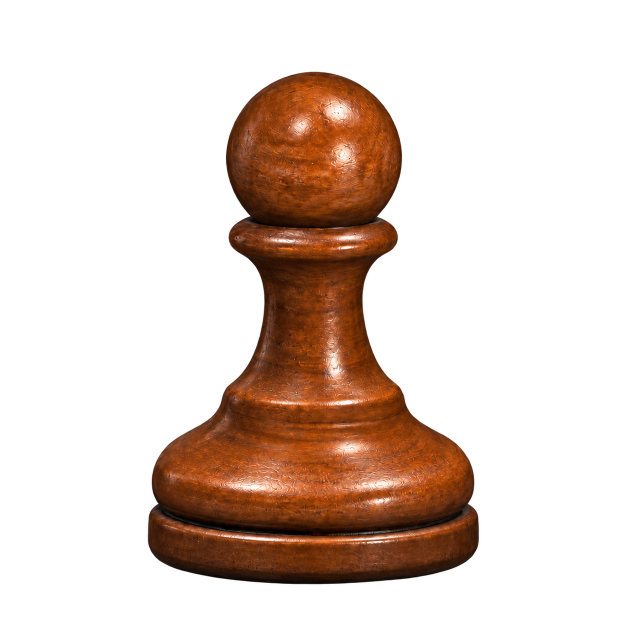
#> input picture assets/pawn/concepts/side-01-cutout.png, 1254 x 1254 px (shown at 1/2 size)
$ python measure_guide_elevation.py
#> lines starting #> are read from the running program, lines starting #| are printed output that depends on the picture; after the words box and inside, x2 and y2 are one past the last pixel; in counts of white or black regions, pixels touching at a corner belong together
"""Fit the lower foot and groove arcs in the generated side guide."""
from pathlib import Path
import hashlib
import json
import numpy as np
from PIL import Image, ImageFilter

ROOT = Path(__file__).resolve().parents[2]
guide = ROOT / "assets/pawn/concepts/side-01-cutout.png"
with Image.open(guide) as image:
#> image is the input picture: PIL image 1254x1254 RGBA; mean R, G, B, A 32.4, 15.9, 6.8, 62.6
    rgba = np.asarray(image.convert("RGBA"))
    gray = np.asarray(image.convert("L").filter(ImageFilter.GaussianBlur(3)))
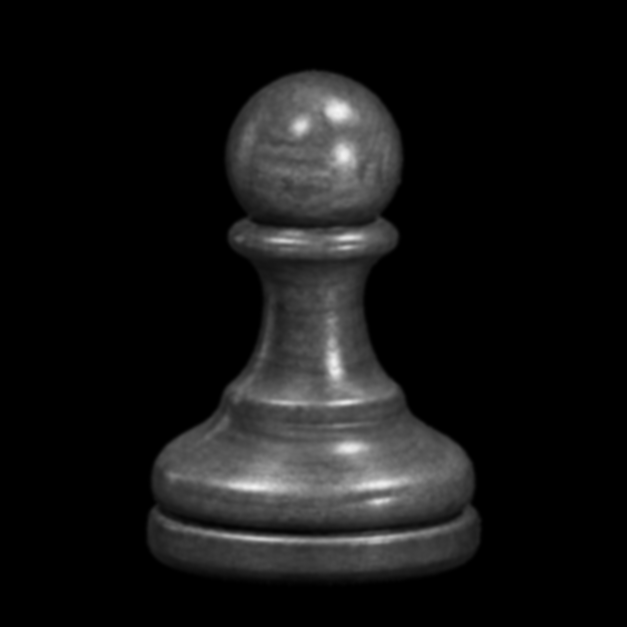
#> gray: shape (1254, 1254) (shown at 1/2 size); min 0, max 245, mean 19.8
mask = rgba[:, :, 3] > 127
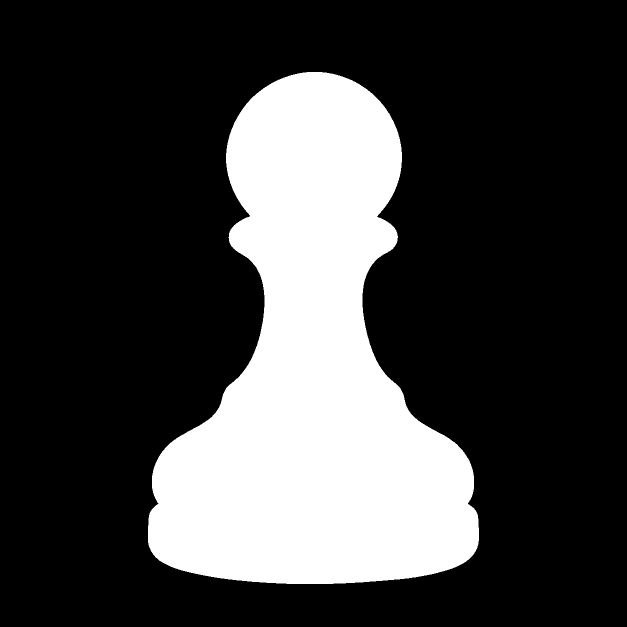
#> mask: shape (1254, 1254) bool (shown at 1/2 size); 24.8% white; 1 white region, box (x1, y1, x2, y2) and area: (296, 144, 958, 1168) 389572
assert mask.shape == (1254, 1254)
xs = np.arange(mask.shape[1])
#> xs = 1254 values from 0 to 1253
radius = max(np.sum(mask[1000:1150], axis=1)) / 2
#> radius = 331
middle = (np.nonzero(mask)[1].min() + np.nonzero(mask)[1].max()) / 2
#> middle = 626.5
results = []
for feature, radius_px in (("bottom silhouette", radius), ("dark turned groove", 318)):
    for fraction in (.68, .78, .88):
        x = xs[np.abs(xs - middle) < fraction * radius_px]
        if feature == "bottom silhouette":
            y = np.array([np.flatnonzero(mask[:, i])[-1] for i in x])
        else:
            y = 980 + np.argmin(gray[980:1080, x], axis=0)
        arc = np.sqrt(1 - ((x - middle) / radius_px) ** 2)
        height, center_y = np.polyfit(arc, y, 1)
        error = y - (center_y + height * arc)
        results.append({"feature": feature, "horizontal_radius_px": float(radius_px),
                        "fitted_fraction": fraction, "semi_minor_px": float(height),
                        "angle_degrees": float(np.degrees(np.arcsin(height / radius_px))),
                        "residual_rms_px": float(np.sqrt(np.mean(error ** 2)))})
#> this loop made 2 passes
#> (feature, radius_px) on passes 1 to 2: ('bottom silhouette', 331), ('dark turned groove', 318)
#> after the loop, results = 6 items
print(json.dumps({"source_sha256": hashlib.sha256(guide.read_bytes()).hexdigest(),
                  "assumption": "Circular horizontal turnings in an approximately orthographic image.",
                  "fits": results}, indent=2))
#> (printed output is left out)
